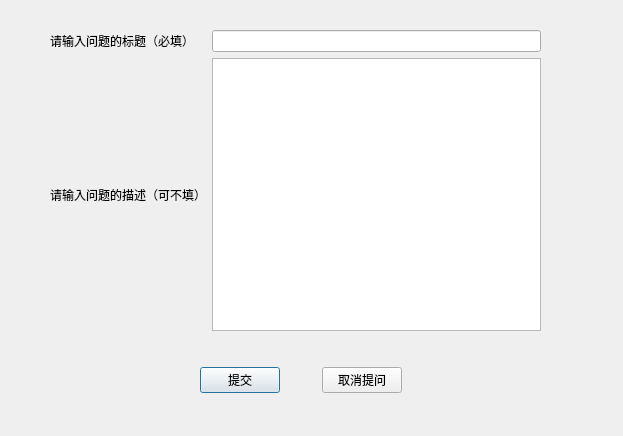
<?xml version="1.0" encoding="UTF-8"?>
<ui version="4.0">
 <class>AskForQuestionDialog</class>
 <widget class="QDialog" name="AskForQuestionDialog">
  <property name="geometry">
   <rect>
    <x>0</x>
    <y>0</y>
    <width>623</width>
    <height>436</height>
   </rect>
  </property>
  <property name="windowTitle">
   <string>Dialog</string>
  </property>
  <widget class="QWidget" name="gridLayoutWidget">
   <property name="geometry">
    <rect>
     <x>50</x>
     <y>30</y>
     <width>491</width>
     <height>301</height>
    </rect>
   </property>
   <layout class="QGridLayout" name="gridLayout">
    <item row="1" column="0">
     <widget class="QLabel" name="label_2">
      <property name="text">
       <string>请输入问题的描述（可不填）</string>
      </property>
     </widget>
    </item>
    <item row="0" column="1">
     <widget class="QLineEdit" name="QusetionEdit">
      <property name="maxLength">
       <number>140</number>
      </property>
     </widget>
    </item>
    <item row="0" column="0">
     <widget class="QLabel" name="label">
      <property name="text">
       <string>请输入问题的标题（必填）</string>
      </property>
     </widget>
    </item>
    <item row="1" column="1">
     <widget class="QTextEdit" name="QuestionInfoEdit"/>
    </item>
   </layout>
  </widget>
  <widget class="QWidget" name="horizontalLayoutWidget">
   <property name="geometry">
    <rect>
     <x>200</x>
     <y>340</y>
     <width>202</width>
     <height>80</height>
    </rect>
   </property>
   <layout class="QHBoxLayout" name="horizontalLayout">
    <item>
     <widget class="QPushButton" name="SubmitButton">
      <property name="text">
       <string>提交</string>
      </property>
     </widget>
    </item>
    <item>
     <spacer name="horizontalSpacer">
      <property name="orientation">
       <enum>Qt::Horizontal</enum>
      </property>
      <property name="sizeHint" stdset="0">
       <size>
        <width>40</width>
        <height>20</height>
       </size>
      </property>
     </spacer>
    </item>
    <item>
     <widget class="QPushButton" name="pushButton">
      <property name="text">
       <string>取消提问</string>
      </property>
     </widget>
    </item>
   </layout>
  </widget>
 </widget>
 <resources/>
 <connections/>
</ui>
